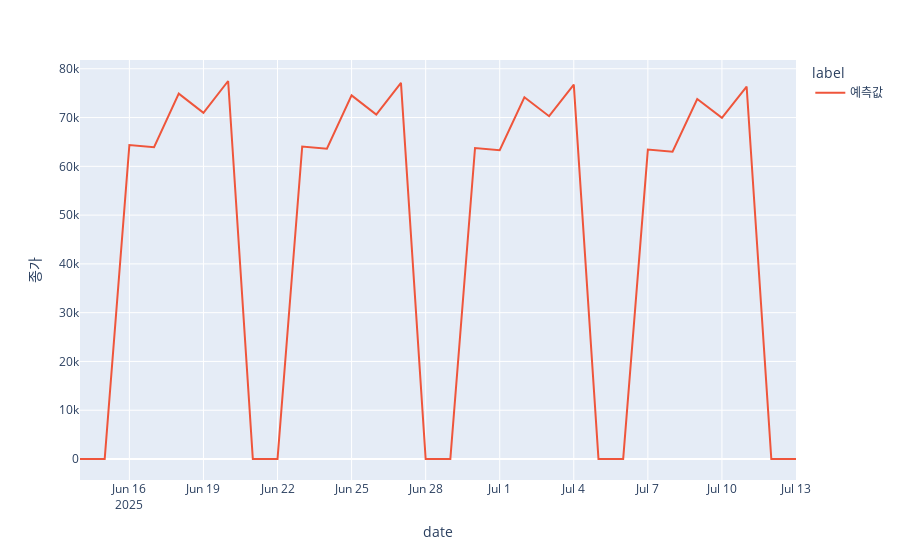

This figure's notebook cell:
### Code cell
p7 = pd.concat([df_hana, p6])
px.line(p7, x = 'date', y = '종가', color='label')

### Figure 1 — Plotly figure (JSON) as saved in the notebook; plotly's stock layout.template omitted (floating-point values rounded to 4 significant figures)
{"data": [{"hovertemplate": "label=예측값<br>date=%{x}<br>종가=%{y}<extra></extra>", "legendgroup": "예측값", "line": {"color": "#EF553B", "dash": "solid"}, "marker": {"symbol": "circle"}, "mode": "lines", "name": "예측값", "orientation": "v", "showlegend": true, "type": "scatter", "x": ["2025-06-14T00:00:00", "2025-06-15T00:00:00", "2025-06-16T00:00:00", "2025-06-17T00:00:00", "2025-06-18T00:00:00", "2025-06-19T00:00:00", "2025-06-20T00:00:00", "2025-06-21T00:00:00", "2025-06-22T00:00:00", "2025-06-23T00:00:00", "2025-06-24T00:00:00", "2025-06-25T00:00:00", "2025-06-26T00:00:00", "2025-06-27T00:00:00", "2025-06-28T00:00:00", "2025-06-29T00:00:00", "2025-06-30T00:00:00", "2025-07-01T00:00:00", "2025-07-02T00:00:00", "2025-07-03T00:00:00", "2025-07-04T00:00:00", "2025-07-05T00:00:00", "2025-07-06T00:00:00", "2025-07-07T00:00:00", "2025-07-08T00:00:00", "2025-07-09T00:00:00", "2025-07-10T00:00:00", "2025-07-11T00:00:00", "2025-07-12T00:00:00", "2025-07-13T00:00:00"], "xaxis": "x", "y": [1.345, 1.363, 64380.0, 63930.0, 74900.0, 70970.0, 77490.0, 1.339, 1.357, 64070.0, 63620.0, 74540.0, 70620.0, 77120.0, 1.332, 1.35, 63750.0, 63310.0, 74170.0, 70280.0, 76740.0, 1.326, 1.344, 63440.0, 63000.0, 73810.0, 69930.0, 76360.0, 1.319, 1.337], "yaxis": "y"}], "layout": {"legend": {"title": {"text": "label"}, "tracegroupgap": 0}, "margin": {"t": 60}, "xaxis": {"anchor": "y", "domain": [0, 1], "title": {"text": "date"}}, "yaxis": {"anchor": "x", "domain": [0, 1], "title": {"text": "종가"}}}}
